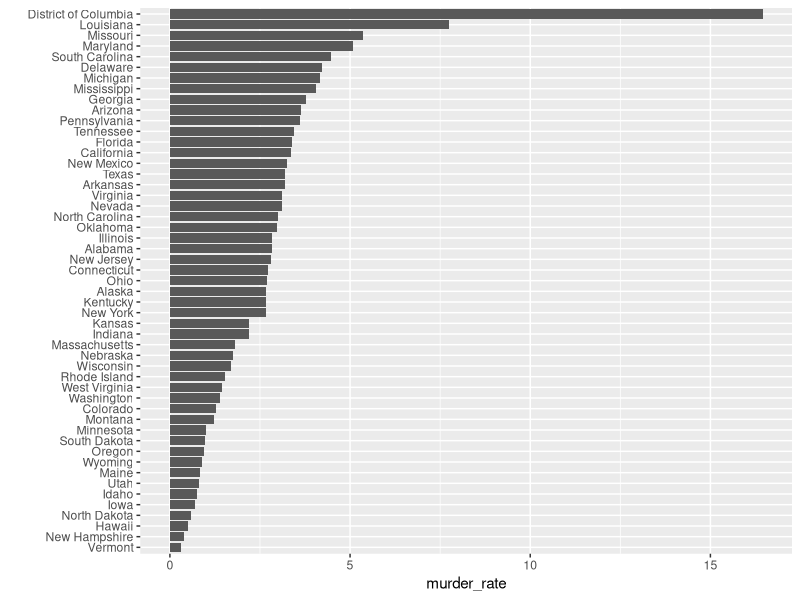

Write R code to recreate this figure.
library(tidyverse)
library(dslabs)
data(murders)
murders%>%mutate(murder_rate=total/population*10^5)%>%
  mutate(state=reorder(state,murder_rate))%>%
  ggplot(aes(state,murder_rate))+
  geom_bar(stat="identity")+
  coord_flip()+xlab("")
